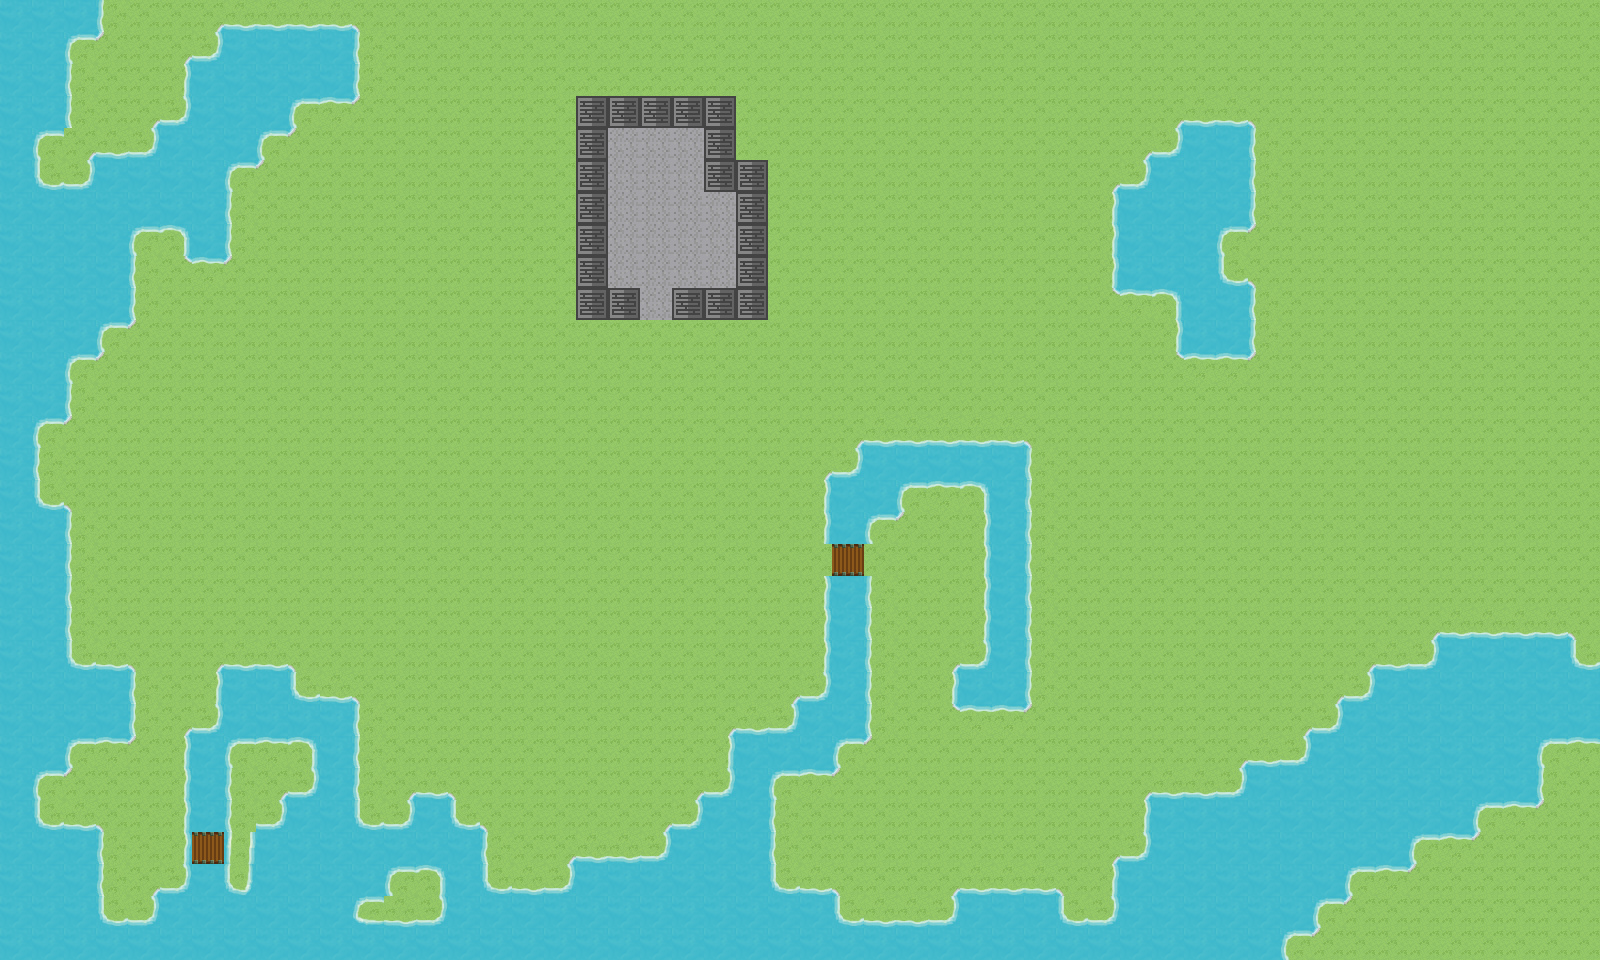

Below is a game level as drawn by its tile map, then a one-line description and the .tmx file that defines it, in full:
An orthogonal 50x30 tile map with 32x32 px tiles, 2 tile layers (background, collision) and 4 objects (4x npc).

<map version="1.0" orientation="orthogonal" width="50" height="30" tilewidth="32" tileheight="32">
 <tileset firstgid="1" name="map" tilewidth="32" tileheight="32">
  <image source="images/map.png" width="256" height="512" />
 </tileset>
 <layer name="background" width="50" height="30">
  <data encoding="csv">
0,0,0,11,2,2,26,10,10,10,10,27,2,2,2,2,2,2,2,2,2,2,2,2,2,2,2,2,2,2,2,2,2,2,2,2,2,2,2,2,2,2,2,2,2,2,2,2,2,2,
0,0,20,28,2,26,18,0,0,0,0,11,2,2,2,2,2,2,2,2,2,2,2,2,2,2,2,2,2,2,2,2,2,2,2,2,2,2,2,2,2,2,2,2,2,2,2,2,2,2,
0,0,11,2,2,9,0,0,0,0,0,11,2,2,2,2,2,2,2,2,2,2,2,2,2,2,2,2,2,2,2,2,2,2,2,2,2,2,2,2,2,2,2,2,2,2,2,2,2,2,
0,0,11,2,26,18,0,0,0,20,12,28,2,2,2,2,2,2,2,2,2,2,2,2,2,2,2,2,2,2,2,2,2,2,2,2,26,10,10,27,2,2,2,2,2,2,2,2,2,2,
0,20,26,10,18,0,0,0,20,28,2,2,2,2,2,2,2,2,2,6,6,6,2,2,2,2,2,2,2,2,2,2,2,2,2,26,18,0,0,11,2,2,2,2,2,2,2,2,2,2,
0,19,18,0,0,0,0,20,28,2,2,2,2,2,2,2,2,2,2,6,6,6,2,2,2,2,2,2,2,2,2,2,2,2,26,18,0,0,0,11,2,2,2,2,2,2,2,2,2,2,
0,0,0,0,0,0,0,11,2,2,2,2,2,2,2,2,2,2,2,6,6,6,6,2,2,2,2,2,2,2,2,2,2,2,9,0,0,0,0,11,2,2,2,2,2,2,2,2,2,2,
0,0,0,0,20,17,0,11,2,2,2,2,2,2,2,2,2,2,2,6,6,6,6,2,2,2,2,2,2,2,2,2,2,2,9,0,0,0,20,28,2,2,2,2,2,2,2,2,2,2,
0,0,0,0,11,25,12,28,2,2,2,2,2,2,2,2,2,2,2,6,6,6,6,2,2,2,2,2,2,2,2,2,2,2,9,0,0,0,19,27,2,2,2,2,2,2,2,2,2,2,
0,0,0,0,11,2,2,2,2,2,2,2,2,2,2,2,2,2,2,2,6,2,2,2,2,2,2,2,2,2,2,2,2,2,25,12,17,0,0,11,2,2,2,2,2,2,2,2,2,2,
0,0,0,20,28,2,2,2,2,2,2,2,2,2,2,2,2,2,2,2,2,2,2,2,2,2,2,2,2,2,2,2,2,2,2,2,9,0,0,11,2,2,2,2,2,2,2,2,2,2,
0,0,20,28,2,2,2,2,2,2,2,2,2,2,2,2,2,2,2,2,2,2,2,2,2,2,2,2,2,2,2,2,2,2,2,2,25,12,12,28,2,2,2,2,2,2,2,2,2,2,
0,0,11,2,2,2,2,2,2,2,2,2,2,2,2,2,2,2,2,2,2,2,2,2,2,2,2,2,2,2,2,2,2,2,2,2,2,2,2,2,2,2,2,2,2,2,2,2,2,2,
0,20,28,2,2,2,2,2,2,2,2,2,2,2,2,2,2,2,2,2,2,2,2,2,2,2,26,10,10,10,10,10,27,2,2,2,2,2,2,2,2,2,2,2,2,2,2,2,2,2,
0,11,2,2,2,2,2,2,2,2,2,2,2,2,2,2,2,2,2,2,2,2,2,2,2,26,18,0,0,0,0,0,11,2,2,2,2,2,2,2,2,2,2,2,2,2,2,2,2,2,
0,19,27,2,2,2,2,2,2,2,2,2,2,2,2,2,2,2,2,2,2,2,2,2,2,9,0,0,20,12,17,0,11,2,2,2,2,2,2,2,2,2,2,2,2,2,2,2,2,2,
0,0,11,2,2,2,2,2,2,2,2,2,2,2,2,2,2,2,2,2,2,2,2,2,2,9,0,20,28,2,9,0,11,2,2,2,2,2,2,2,2,2,2,2,2,2,2,2,2,2,
0,0,11,2,2,2,2,2,2,2,2,2,2,2,2,2,2,2,2,2,2,2,2,2,2,2,7,2,2,2,9,0,11,2,2,2,2,2,2,2,2,2,2,2,2,2,2,2,2,2,
0,0,11,2,2,2,2,2,2,2,2,2,2,2,2,2,2,2,2,2,2,2,2,2,2,9,0,11,2,2,9,0,11,2,2,2,2,2,2,2,2,2,2,2,2,2,2,2,2,2,
0,0,11,2,2,2,2,2,2,2,2,2,2,2,2,2,2,2,2,2,2,2,2,2,2,9,0,11,2,2,9,0,11,2,2,2,2,2,2,2,2,2,2,2,26,10,10,10,10,27,
0,0,19,10,27,2,26,10,10,27,2,2,2,2,2,2,2,2,2,2,2,2,2,2,2,9,0,11,2,26,18,0,11,2,2,2,2,2,2,2,2,2,26,10,18,0,0,0,0,19,
0,0,0,0,11,2,9,0,0,19,10,27,2,2,2,2,2,2,2,2,2,2,2,2,26,18,0,11,2,9,0,0,11,2,2,2,2,2,2,2,2,26,18,0,0,0,0,0,0,0,
0,0,0,0,11,26,18,0,0,0,0,11,2,2,2,2,2,2,2,2,2,2,26,10,18,0,0,11,2,25,12,12,28,2,2,2,2,2,2,2,26,18,0,0,0,0,0,0,0,0,
0,0,20,12,28,9,0,20,12,17,0,11,2,2,2,2,2,2,2,2,2,2,9,0,0,0,20,28,2,2,2,2,2,2,2,2,2,2,26,10,18,0,0,0,0,0,0,0,20,12,
0,20,28,2,2,9,0,11,26,18,0,11,26,10,27,2,2,2,2,2,2,26,18,0,20,12,28,2,2,2,2,2,2,2,2,26,10,10,18,0,0,0,0,0,0,0,0,0,11,2,
0,19,10,27,2,9,0,11,18,0,0,19,18,0,19,27,2,2,2,2,26,18,0,0,11,2,2,2,2,2,2,2,2,2,2,9,0,0,0,0,0,0,0,0,0,0,20,12,28,2,
0,0,0,11,2,9,7,29,0,0,0,0,0,0,0,11,2,26,10,10,18,0,0,0,11,2,2,2,2,2,2,2,2,2,26,18,0,0,0,0,0,0,0,0,20,12,28,2,2,2,
0,0,0,11,26,18,0,23,0,0,0,0,20,17,0,19,10,18,0,0,0,0,0,0,19,10,27,2,2,26,10,10,10,27,9,0,0,0,0,0,0,0,20,12,28,2,2,2,2,2,
0,0,0,19,18,0,0,0,0,0,0,24,10,18,0,0,0,0,0,0,0,0,0,0,0,0,19,10,10,18,0,0,0,19,18,0,0,0,0,0,0,20,28,2,2,2,2,2,2,2,
0,0,0,0,0,0,0,0,0,0,0,0,0,0,0,0,0,0,0,0,0,0,0,0,0,0,0,0,0,0,0,0,0,0,0,0,0,0,0,0,20,28,2,2,2,2,2,2,2,2
</data>
 </layer>
 <layer name="collision" width="50" height="30">
  <data encoding="csv">
4,4,4,0,0,0,0,0,0,0,0,0,0,0,0,0,0,0,0,0,0,0,0,0,0,0,0,0,0,0,0,0,0,0,0,0,0,0,0,0,0,0,0,0,0,0,0,0,0,0,
4,4,0,0,0,0,0,4,4,4,4,0,0,0,0,0,0,0,0,0,0,0,0,0,0,0,0,0,0,0,0,0,0,0,0,0,0,0,0,0,0,0,0,0,0,0,0,0,0,0,
4,4,0,0,0,0,4,4,4,4,4,0,0,0,0,0,0,0,0,0,0,0,0,0,0,0,0,0,0,0,0,0,0,0,0,0,0,0,0,0,0,0,0,0,0,0,0,0,0,0,
4,4,0,0,0,0,4,4,4,0,0,0,0,0,0,0,0,0,13,13,13,13,13,0,0,0,0,0,0,0,0,0,0,0,0,0,0,0,0,0,0,0,0,0,0,0,0,0,0,0,
4,0,0,0,0,4,4,4,0,0,0,0,0,0,0,0,0,0,13,0,0,0,13,0,0,0,0,0,0,0,0,0,0,0,0,0,0,4,4,0,0,0,0,0,0,0,0,0,0,0,
4,0,0,4,4,4,4,0,0,0,0,0,0,0,0,0,0,0,13,0,0,0,13,13,0,0,0,0,0,0,0,0,0,0,0,0,4,4,4,0,0,0,0,0,0,0,0,0,0,0,
4,4,4,4,4,4,4,0,0,0,0,0,0,0,0,0,0,0,13,0,0,0,0,13,0,0,0,0,0,0,0,0,0,0,0,4,4,4,4,0,0,0,0,0,0,0,0,0,0,0,
4,4,4,4,0,0,4,0,0,0,0,0,0,0,0,0,0,0,13,0,0,0,0,13,0,0,0,0,0,0,0,0,0,0,0,4,4,4,0,0,0,0,0,0,0,0,0,0,0,0,
4,4,4,4,0,0,0,0,0,0,0,0,0,0,0,0,0,0,13,0,0,0,0,13,0,0,0,0,0,0,0,0,0,0,0,4,4,4,0,0,0,0,0,0,0,0,0,0,0,0,
4,4,4,4,0,0,0,0,0,0,0,0,0,0,0,0,0,0,13,13,0,13,13,13,0,0,0,0,0,0,0,0,0,0,0,0,0,4,4,0,0,0,0,0,0,0,0,0,0,0,
4,4,4,0,0,0,0,0,0,0,0,0,0,0,0,0,0,0,0,0,0,0,0,0,0,0,0,0,0,0,0,0,0,0,0,0,0,4,4,0,0,0,0,0,0,0,0,0,0,0,
4,4,0,0,0,0,0,0,0,0,0,0,0,0,0,0,0,0,0,0,0,0,0,0,0,0,0,0,0,0,0,0,0,0,0,0,0,0,0,0,0,0,0,0,0,0,0,0,0,0,
4,4,0,0,0,0,0,0,0,0,0,0,0,0,0,0,0,0,0,0,0,0,0,0,0,0,0,0,0,0,0,0,0,0,0,0,0,0,0,0,0,0,0,0,0,0,0,0,0,0,
4,0,0,0,0,0,0,0,0,0,0,0,0,0,0,0,0,0,0,0,0,0,0,0,0,0,0,0,0,0,0,0,0,0,0,0,0,0,0,0,0,0,0,0,0,0,0,0,0,0,
4,0,0,0,0,0,0,0,0,0,0,0,0,0,0,0,0,0,0,0,0,0,0,0,0,0,0,4,4,4,4,4,0,0,0,0,0,0,0,0,0,0,0,0,0,0,0,0,0,0,
4,0,0,0,0,0,0,0,0,0,0,0,0,0,0,0,0,0,0,0,0,0,0,0,0,0,4,4,0,0,0,4,0,0,0,0,0,0,0,0,0,0,0,0,0,0,0,0,0,0,
4,4,0,0,0,0,0,0,0,0,0,0,0,0,0,0,0,0,0,0,0,0,0,0,0,0,4,0,0,0,0,4,0,0,0,0,0,0,0,0,0,0,0,0,0,0,0,0,0,0,
4,4,0,0,0,0,0,0,0,0,0,0,0,0,0,0,0,0,0,0,0,0,0,0,0,0,0,0,0,0,0,4,0,0,0,0,0,0,0,0,0,0,0,0,0,0,0,0,0,0,
4,4,0,0,0,0,0,0,0,0,0,0,0,0,0,0,0,0,0,0,0,0,0,0,0,0,4,0,0,0,0,4,0,0,0,0,0,0,0,0,0,0,0,0,0,0,0,0,0,0,
4,4,0,0,0,0,0,0,0,0,0,0,0,0,0,0,0,0,0,0,0,0,0,0,0,0,4,0,0,0,0,4,0,0,0,0,0,0,0,0,0,0,0,0,0,0,0,0,0,0,
4,4,0,0,0,0,0,0,0,0,0,0,0,0,0,0,0,0,0,0,0,0,0,0,0,0,4,0,0,0,0,4,0,0,0,0,0,0,0,0,0,0,0,0,0,4,4,4,4,0,
4,4,4,4,0,0,0,4,4,0,0,0,0,0,0,0,0,0,0,0,0,0,0,0,0,0,4,0,0,0,4,4,0,0,0,0,0,0,0,0,0,0,0,4,4,4,4,4,4,4,
4,4,4,4,0,0,0,4,4,4,4,0,0,0,0,0,0,0,0,0,0,0,0,0,0,4,4,0,0,0,0,0,0,0,0,0,0,0,0,0,0,0,4,4,4,4,4,4,4,4,
4,4,0,0,0,0,4,0,0,0,4,0,0,0,0,0,0,0,0,0,0,0,0,4,4,4,0,0,0,0,0,0,0,0,0,0,0,0,0,0,0,4,4,4,4,4,4,4,0,0,
4,0,0,0,0,0,4,0,0,0,4,0,0,0,0,0,0,0,0,0,0,0,0,4,0,0,0,0,0,0,0,0,0,0,0,0,0,0,0,4,4,4,4,4,4,4,4,4,0,0,
4,0,0,0,0,0,4,0,0,4,4,0,0,4,0,0,0,0,0,0,0,0,4,4,0,0,0,0,0,0,0,0,0,0,0,0,4,4,4,4,4,4,4,4,4,4,0,0,0,0,
4,4,4,0,0,0,0,0,4,4,4,4,4,4,4,0,0,0,0,0,0,4,4,4,0,0,0,0,0,0,0,0,0,0,0,0,4,4,4,4,4,4,4,4,0,0,0,0,0,0,
4,4,4,0,0,0,4,0,4,4,4,4,0,0,4,0,0,0,4,4,4,4,4,4,0,0,0,0,0,0,0,0,0,0,0,4,4,4,4,4,4,4,0,0,0,0,0,0,0,0,
4,4,4,0,0,4,4,4,4,4,4,0,0,0,4,4,4,4,4,4,4,4,4,4,4,4,0,0,0,0,4,4,4,0,0,4,4,4,4,4,4,0,0,0,0,0,0,0,0,0,
4,4,4,4,4,4,4,4,4,4,4,4,4,4,4,4,4,4,4,4,4,4,4,4,4,4,4,4,4,4,4,4,4,4,4,4,4,4,4,4,0,0,0,0,0,0,0,0,0,0
</data>
 </layer>
 <objectgroup name="objects" width="50" height="30">
  <object type="npc" x="642" y="226" width="32" height="32">
   <properties>
    <property name="direction" value="2" />
    <property name="id" value="1" />
   </properties>
  </object>
  <object type="npc" x="351" y="450" width="32" height="32">
   <properties>
    <property name="direction" value="3" />
    <property name="id" value="1" />
   </properties>
  </object>
  <object type="npc" x="928" y="799" width="32" height="32">
   <properties>
    <property name="direction" value="0" />
    <property name="id" value="1" />
   </properties>
  </object>
  <object type="npc" x="1279" y="451" width="32" height="32">
   <properties>
    <property name="direction" value="1" />
    <property name="id" value="1" />
   </properties>
  </object>
 </objectgroup>
</map>